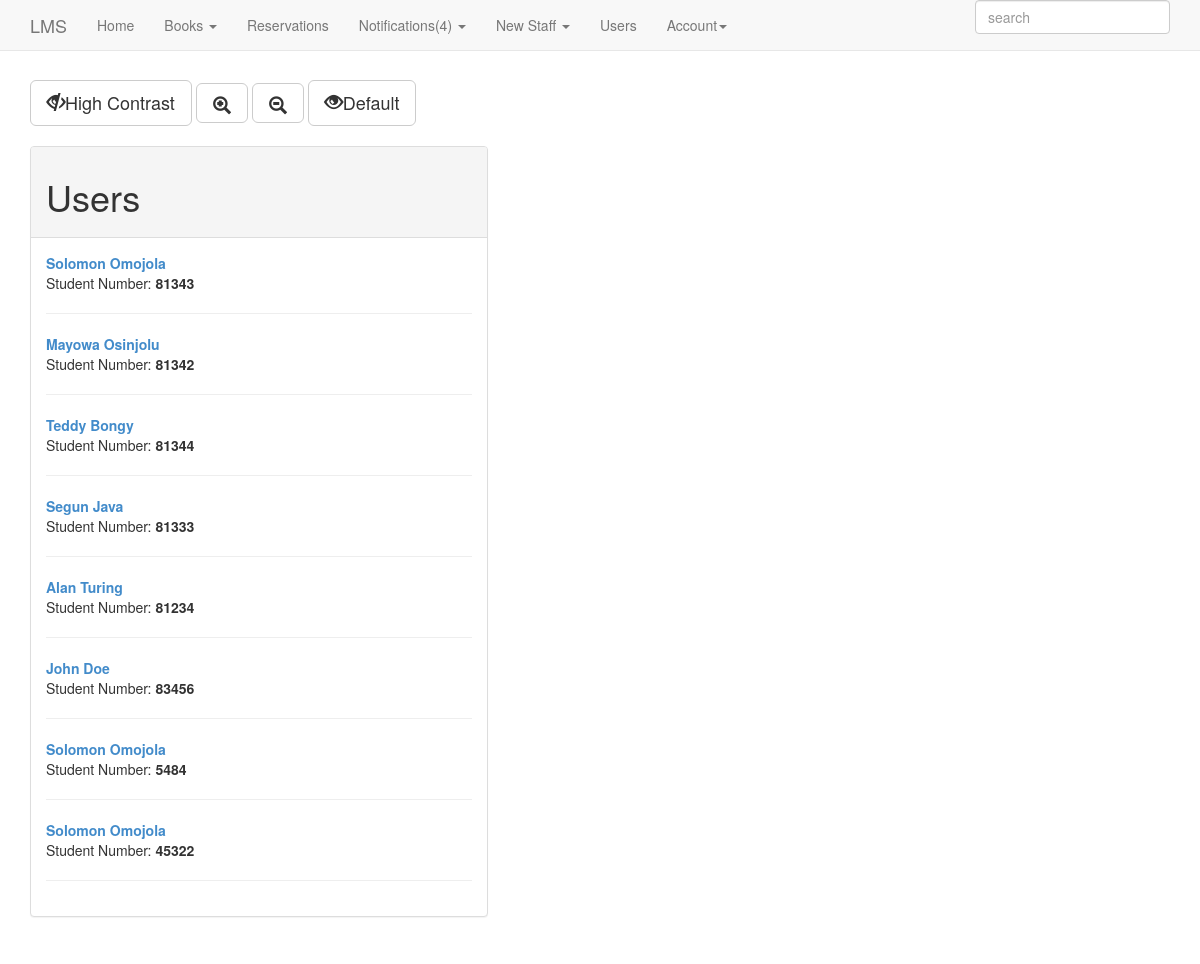
/pages/admin_users.php (signed in), run on the app's committed database.
### tables this page shows
CREATE TABLE IF NOT EXISTS `student` (
  `id` int(11) NOT NULL AUTO_INCREMENT,
  `studentNo` int(20) NOT NULL,
  `isActive` tinyint(4) NOT NULL,
  `firstName` varchar(50) NOT NULL,
  `lastName` varchar(50) NOT NULL,
  `regDate` timestamp NOT NULL DEFAULT CURRENT_TIMESTAMP ON UPDATE CURRENT_TIMESTAMP,
  `lastLogin` timestamp NOT NULL DEFAULT '0000-00-00 00:00:00',
  `password` varchar(100) NOT NULL,
  `approvalDate` timestamp NOT NULL DEFAULT '0000-00-00 00:00:00',
  `email` varchar(50) NOT NULL,
  `dob` date NOT NULL,
  `address` varchar(200) NOT NULL,
  PRIMARY KEY (`id`),
  UNIQUE KEY `matricNo` (`studentNo`)
);

### config.php (called while the page is built, shortened)
<?php
    $dbname="library";
    $dbhost="localhost";
    $dbuser="library";
    $dbpass="library";
?>

### classes/DataModel.php (called while the page is built, shortened)
<?php include_once '../helper/functions.php'; ?>
<?php
    abstract class DataModel {
        private static $db;
        public static function connectDB(){
            include '../config.php';
            self::$db =  new mysqli("$dbhost", "$dbuser", "$dbpass", "$dbname");
            return self::$db;
        }
        public static function filter($table, $fields){
            $queryType = "filter";
            include '../helper/retrieve_data.php';
            return $querySet;
        }
    }
?>

### helper/retrieve_data.php (called while the page is built, shortened)
<?php
    $query = "";
    if ($queryType == "filter" && $fields == "ALL") {
        $query = "SELECT * FROM {$table}";
        $result = self::$db->query($query);
    }elseif($queryType=="get" || $queryType=="filter" || $queryType=="xfilter"){
        self::$filters = [];
        foreach($fields as $key => $value){
            if (property_exists($table, $key)){
                self::$filters[$key] = $value;
            }
        }
        $first_clause_value = reset(self::$filters);
        $first_clause_key = key(self::$filters);
        unset(self::$filters[$first_clause_key]);
        if ($first_clause_key && !is_null($first_clause_value)){
            $query = "SELECT * FROM {$table} ";
            $query .= "WHERE {$first_clause_key} = ";
            $query .= "'";
            $query .= "{$first_clause_value}";
            $query .= "'";
        }
        $result = self::$db->query($query);
    }
    if ($queryType == "filter" or $queryType == "xfilter") {
        $querySet = array();
        while($dataobj = $result->fetch_object()) {
            $dataobj = objToObj($dataobj, $table);
            $querySet[] = $dataobj;
        }
    } else {
    }
?>

### scripts/admin/users.php (called while the page is built, shortened)
<?php
    $users = Student::filter("Student", "ALL");
?>

### helper/functions.php (called while the page is built, shortened)
<?php
    function objToObj($instance, $endClass){
        return unserialize(sprintf(
            'O:%d:"%s"%s',
            strlen($endClass),
            $endClass,
            strstr(strstr(serialize($instance), '"'), ':')
        ));
    }
?>

### pages/admin_users.php (the view, shortened to what this page needs)
<?php
    include_once "../scripts/admin/users.php";
    if(!isset($content)){
        $content = "";
    }
    $content .= "
            <div class='row'>
                <div class='col-sm-5'>
                    <div class='panel panel-default'>
                        <div class='panel-heading'>
                            <h1>Users</h1>
                        </div>
                        <div class='panel-body'> ";
    foreach($users as $user){
        $content .= "<p><strong><a href='admin_view_user.php?studentNo={$user->studentNo}'>{$user->firstName} {$user->lastName}</a> </strong><br/>";
        $content .= "Student Number: <strong>{$user->studentNo}</strong></p><hr/>";
    }
    $content .= "
                        </div>
                    </div>
                </div>
            </div>";
    include_once "includes/template.php";
?>

### pages/includes/lms.css (style rules this page uses)
body { padding-top: 80px; padding-bottom: 30px; }

### data on the page
student: firstName "Solomon", lastName "Omojola", studentNo "81343"
student: firstName "Mayowa", lastName "Osinjolu", studentNo "81342"
student: firstName "Teddy", lastName "Bongy", studentNo "81344"
student: firstName "Segun", lastName "Java", studentNo "81333"
student: firstName "Alan", lastName "Turing", studentNo "81234"
student: firstName "John", lastName "Doe", studentNo "83456"
student: firstName "Solomon", lastName "Omojola", studentNo "5484"
student: firstName "Solomon", lastName "Omojola", studentNo "45322"

### other printed values
count($pendings) + count($unread) + count($unseen) "4"
